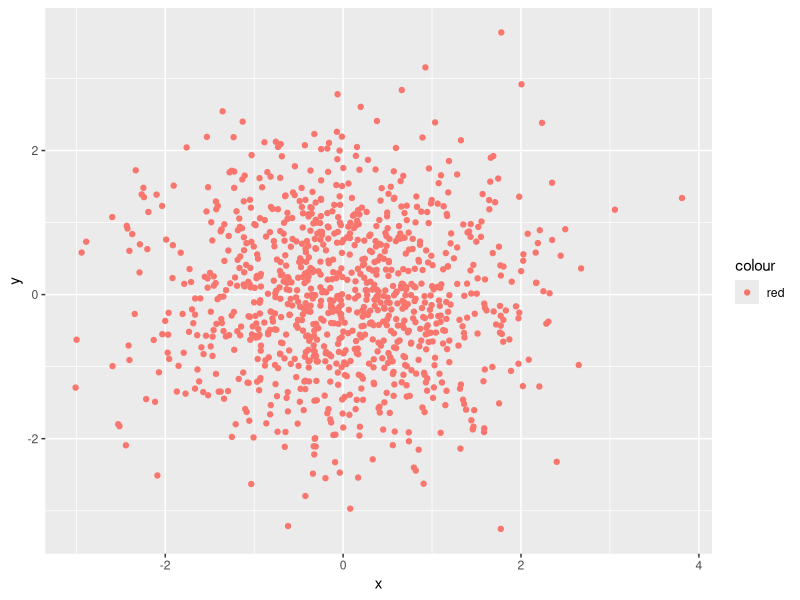

The R source for this figure:
## ---- chunk 1
knitr::opts_chunk$set(echo = TRUE)
## ---- chunk 2
# random sample of size 10 from unifom distrubution [0,5]
sample_random = runif(10, min = 0, max = 5)
# show the random result 
sample_random
# take the mean of the variable 
mean(sample_random)
# whether the elements from the sample > 2 
logical_vector = sample_random > 2
typeof(logical_vector)
## ---- chunk 3
# create a character vector length of 10
character = c("a", "b", "c", "d", "e", "f", "g", "h", "i", "j")
length(character)
# can not determine the mean because character vector is not numcerial or logical
mean(character)
## ---- chunk 4
# create a factor vector lenght of 10
me.vector = c("a", "b", "c", "d", "e", "f", "g", "h", "i", "j")
factor.me.vector = factor(me.vector)
factor.me.vector
length(factor.me.vector)
# cannot take the mean of factor vector because it is not numerical or logical 
mean(me.vector)
## ---- chunk 5
# convert logical variables to numeric 
as.numeric(logical_vector)
# convert character variables to numeric 
as.numeric(character)
# convert factor variables to numberic 
as.numeric(me.vector)
## ---- chunk 6
# conver character to factor to numeric is successful 
character_factor_numeric = as.factor(character)
as.numeric(character_factor_numeric)
# convert factor to character is successful but character to numeric is not successful 
factor_character = as.character(me.vector)
as.numeric(factor_character)
## ---- chunk 7
#from the environment, the size of plot_df is 1000, the mean of x is - 0.01164814 the median of x is -0.03532423, 49% of the logical vector is true 
set.seed(1)
library(tidyverse)
plot_df = tibble (
  x = rnorm(1000, mean = 0, sd = 1),
  y = rnorm(1000, mean = 0, sd = 1),
  vector_logical = c(x + y > 0),
  typeof(vector_logical),
  median(x),
  mean(x),
  numeric_vector = as.numeric(vector_logical),
  factor_vector = as.factor(vector_logical)
)
ggplot(plot_df, aes(x = x, y = y, col = "red" )) + geom_point()
